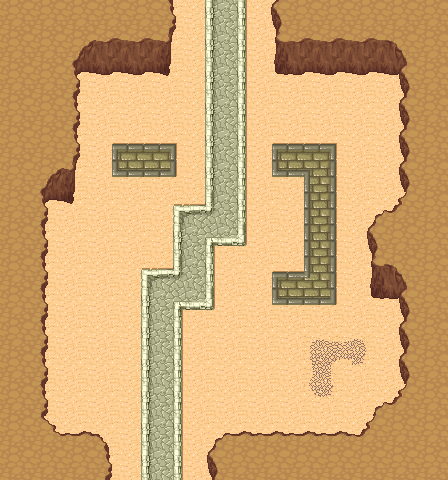

Below is a game level as drawn by its tile map, then a one-line description and the .tmx file that defines it, in full:
An orthogonal 14x15 tile map with 32x32 px tiles, 2 tile layers (Tile_Layer_1, Tile_Layer_2), 5 tilesets and 6 objects (player, nextMapTrigger, rock, plant2, plant1, ...).

<map version="1.2" tiledversion="2018.12.22" orientation="orthogonal" renderorder="right-up" width="14" height="15" tilewidth="32" tileheight="32" infinite="0" nextlayerid="7" nextobjectid="35">
 <tileset firstgid="1" source="desert.tsx" />
 <tileset firstgid="57" source="newchar02-2.tsx" />
 <tileset firstgid="69" source="coolhat.tsx" />
 <tileset firstgid="81" source="rabbit_rock.tsx" />
 <tileset firstgid="83" source="terrain_atlas.tsx" />
 <layer id="5" name="Tile_Layer_1" width="14" height="15">
  <properties>
   <property name="collide" type="bool" value="true" />
  </properties>
  <data encoding="csv">
30,30,30,30,30,30,33,35,30,30,30,30,30,30,
30,30,30,30,30,30,33,35,30,30,30,30,30,30,
30,30,30,30,30,30,33,35,30,30,30,30,30,30,
30,30,30,30,30,30,33,35,30,30,30,30,30,30,
30,30,30,1,2,3,33,35,1,2,3,30,30,30,
30,30,30,17,18,19,33,35,17,21,11,30,30,30,
30,30,30,30,30,25,45,35,30,9,11,30,30,30,
30,30,30,30,30,33,36,43,30,9,11,30,30,30,
30,30,30,30,25,45,35,30,1,29,11,30,30,30,
30,30,30,30,33,36,43,30,17,18,19,30,30,30,
30,30,30,30,33,35,30,30,30,6,7,8,30,30,
30,30,30,30,33,35,30,30,30,14,4,24,30,30,
30,30,30,30,33,35,30,30,30,22,24,30,30,30,
30,30,30,30,33,35,30,30,30,30,30,30,30,30,
30,30,30,30,33,35,30,30,30,30,30,30,30,30
</data>
 </layer>
 <objectgroup id="2" name="Object_Layer_1">
  <object id="16" name="player" gid="57" x="206" y="160" width="36" height="36" />
  <object id="20" name="nextMapTrigger" x="352" y="96" width="32" height="32">
   <properties>
    <property name="onTrigger">justLoadTheNextMapAlready
</property>
   </properties>
  </object>
  <object id="31" name="rock" gid="32" x="224" y="352" width="32" height="32" />
  <object id="32" name="plant2" gid="40" x="64" y="384" width="32" height="32" />
  <object id="33" name="plant1" gid="38" x="96" y="288" width="32" height="32" />
  <object id="34" name="rabbit" gid="81" x="128" y="288" width="32" height="32" />
 </objectgroup>
 <layer id="6" name="Tile_Layer_2" width="14" height="15">
  <data encoding="csv">
121,121,121,121,121,122,0,0,120,121,121,121,121,121,
121,121,124,153,153,154,0,0,152,153,153,153,123,121,
121,121,188,217,217,218,0,0,216,217,217,217,187,121,
121,121,122,0,0,0,0,0,0,0,0,0,120,121,
121,121,122,0,0,0,0,0,0,0,0,0,120,121,
121,124,154,0,0,0,0,0,0,0,0,0,120,121,
121,188,218,0,0,0,0,0,0,0,0,88,91,121,
121,122,0,0,0,0,0,0,0,0,0,120,121,121,
121,122,0,0,0,0,0,0,0,0,0,152,123,121,
121,122,0,0,0,0,0,0,0,0,0,216,187,121,
121,122,0,0,0,0,0,0,0,0,0,0,120,121,
121,122,0,0,0,0,0,0,0,0,0,0,120,121,
121,122,0,0,0,0,0,0,0,0,0,88,91,121,
121,92,89,90,0,0,88,89,89,89,89,91,121,121,
121,121,121,122,0,0,120,121,121,121,121,121,121,121
</data>
 </layer>
</map>
